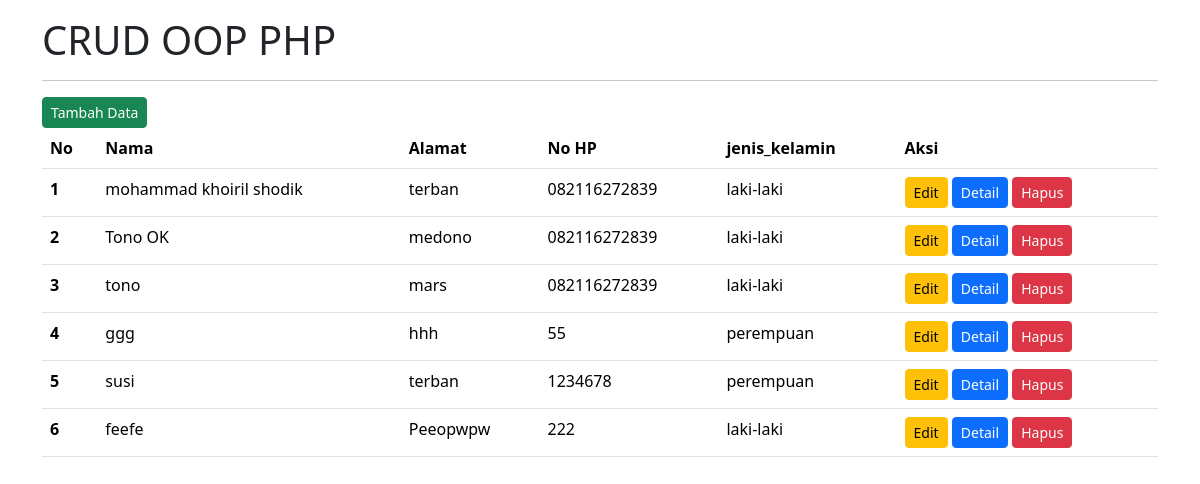
Page /TUGAS3/index.php on the committed database.
### tables this page shows
CREATE TABLE `tb_users` (
  `id` int(10) NOT NULL,
  `nama` varchar(255) NOT NULL,
  `alamat` varchar(255) NOT NULL,
  `no_hp` char(13) NOT NULL,
  `foto` varchar(255) NOT NULL,
  `jenis_kelamin` enum('laki-laki','perempuan','','') NOT NULL
);

### TUGAS3/database.php (called while the page is built, shortened)
<?php
class Database {
    public $host = 'localhost';
    public $user = "root";
    public $password = "";
    public $database = "db_aril";
    public $connect;
    function __construct() {
        $this->connect = mysqli_connect($this->host, $this->user, $this->password, $this->database);
    }
    function tampilData() {
        $data = mysqli_query($this->connect, "SELECT * FROM tb_users");
        return mysqli_fetch_all($data, MYSQLI_ASSOC);
    }
}
?>

### TUGAS3/index.php (the view, shortened to what this page needs)
<?php
include "database.php";
$db_0021 = new Database;
$dataUsers = $db_0021->tampilData();
?>
<!doctype html>
<html lang="en">
<head>
    <link href="https://cdn.jsdelivr.net/npm/bootstrap@5.3.3/dist/css/bootstrap.min.css" rel="stylesheet">
</head>
<body>
    <div class="container mt-3">
        <h1>CRUD OOP PHP</h1>
        <hr>
        <a href="input.php" class="btn btn-success btn-sm">Tambah Data</a>
        <table class="table table-hover">
            <thead>
                <tr>
                    <th scope="col">No</th>
                    <th scope="col">Nama</th>
                    <th scope="col">Alamat</th>
                    <th scope="col">No HP</th>
                    <th scope="col">jenis_kelamin</th>
                    <th scope="col">Aksi</th>
                </tr>
            </thead>
            <tbody>
                <?php
                    $nomor = 1;
                    foreach ($dataUsers as $dataUser) {
                ?>
                <tr>
                    <th scope="row"><?php echo $nomor++; ?></th>
                    <td><?php echo $dataUser["nama"]; ?></td>
                    <td><?php echo $dataUser["alamat"]; ?></td>
                    <td><?php echo $dataUser["no_hp"]; ?></td>
                    <td><?php echo $dataUser["jenis_kelamin"]; ?></td>
                    <td>
                        <a href="edit.php?id=<?php echo $dataUser['id'] ?>" class="btn btn-warning btn-sm">Edit</a>
                        <a href="detail.php?id=<?php echo $dataUser['id']; ?>" class="btn btn-primary -- btn-sm">Detail</a>
                        <a href="proses.php?id=<?php echo $dataUser['id'] ?>&aksi=hapus" class="btn btn-danger btn-sm" onclick="return confirm('Apakah Anda yakin ingin menghapus data ini?')">Hapus</a>
                    </td>
                </tr>
                <?php
                    }
                ?>
            </tbody>
        </table>
    </div>
</body>
</html>

### rows in the picture
tb_users: nama "mohammad khoiril shodik", alamat "terban", no_hp "082116272839", jenis_kelamin "laki-laki"
tb_users: nama "Tono OK", alamat "medono", no_hp "082116272839", jenis_kelamin "laki-laki"
tb_users: nama "tono", alamat "mars", no_hp "082116272839", jenis_kelamin "laki-laki"
tb_users: nama "ggg", alamat "hhh", no_hp "55", jenis_kelamin "perempuan"
tb_users: nama "susi", alamat "terban", no_hp "1234678", jenis_kelamin "perempuan"
tb_users: nama "feefe", alamat "Peeopwpw", no_hp "222", jenis_kelamin "laki-laki"
